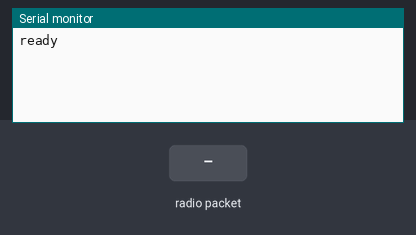
The sketch below on a simulated Arduino Uno, built with avr-gcc and run on an emulated ATmega328P. On the bench: the last lines printed to the serial monitor. Inputs (shaded band) come from the test bench. No radio packets arrive unless stated.

Above: at 1.2 s.
1.3 s: radio packet "1" arrives
At 2.0 s:
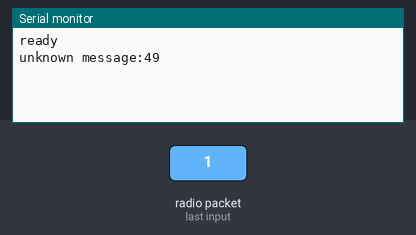
2.8 s: radio packet "0" arrives
At 3.1 s:
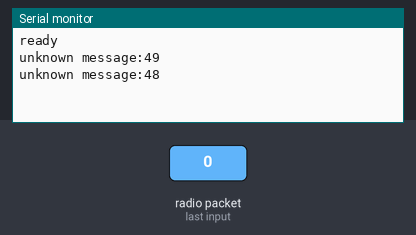
4.3 s: radio packet "2" arrives
At 5.5 s:
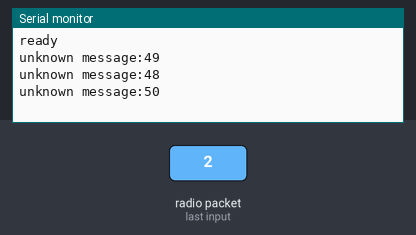

Measured:
- after the input at 1.3 s, the serial monitor: prints a new line at once (image 1)
- after the input at 2.8 s, the serial monitor: prints a new line at once (image 2)
- after the input at 4.3 s, the serial monitor: prints a new line at once (image 3)

The sketch:

arduino_part.ino
```cpp
#include <RH_ASK.h>
#include <SPI.h> // Not actualy used but needed to compile

const uint8_t PING_MSG = 0x2;
const uint8_t PONG_MSG = 0x3;
const uint8_t PONG_RESP[1] = {PONG_MSG};
const uint8_t RINGRING_MSG = 0x1;
const uint8_t RASPI_ID = 100;
const uint8_t SENDER_ID = 101;
const uint8_t SENDER2_ID = 102;
const uint8_t BELL_ID = 103;

RH_ASK driver(100, 4, 3); // 200bps, TX on D3 (pin 2), RX on D4 (pin 3)

void setup()
{
  // pinMode(13,1);
  Serial.begin(9600); // Debugging only

  if (!driver.init())
    Serial.println("init failed");
  driver.setThisAddress(15);
  Serial.println("ready");
}

void loop()
{
  uint8_t buf[12];
  uint8_t buflen = sizeof(buf);

  if (driver.recv(buf, &buflen)) // Non-blocking
  {
    if (1 != int(buflen)) {
    Serial.println("invalid msg length");
    }
     uint8_t msg = buf[0];

    if (PING_MSG == msg)
    {
      Serial.println("PING received");
      delay(500);
      Serial.println("send pong");


      driver.send((uint8_t *)PONG_RESP, 1);
      driver.waitPacketSent();
      return;
    }
    Serial.println("unknown message:"+String(msg));
  }
}
```
